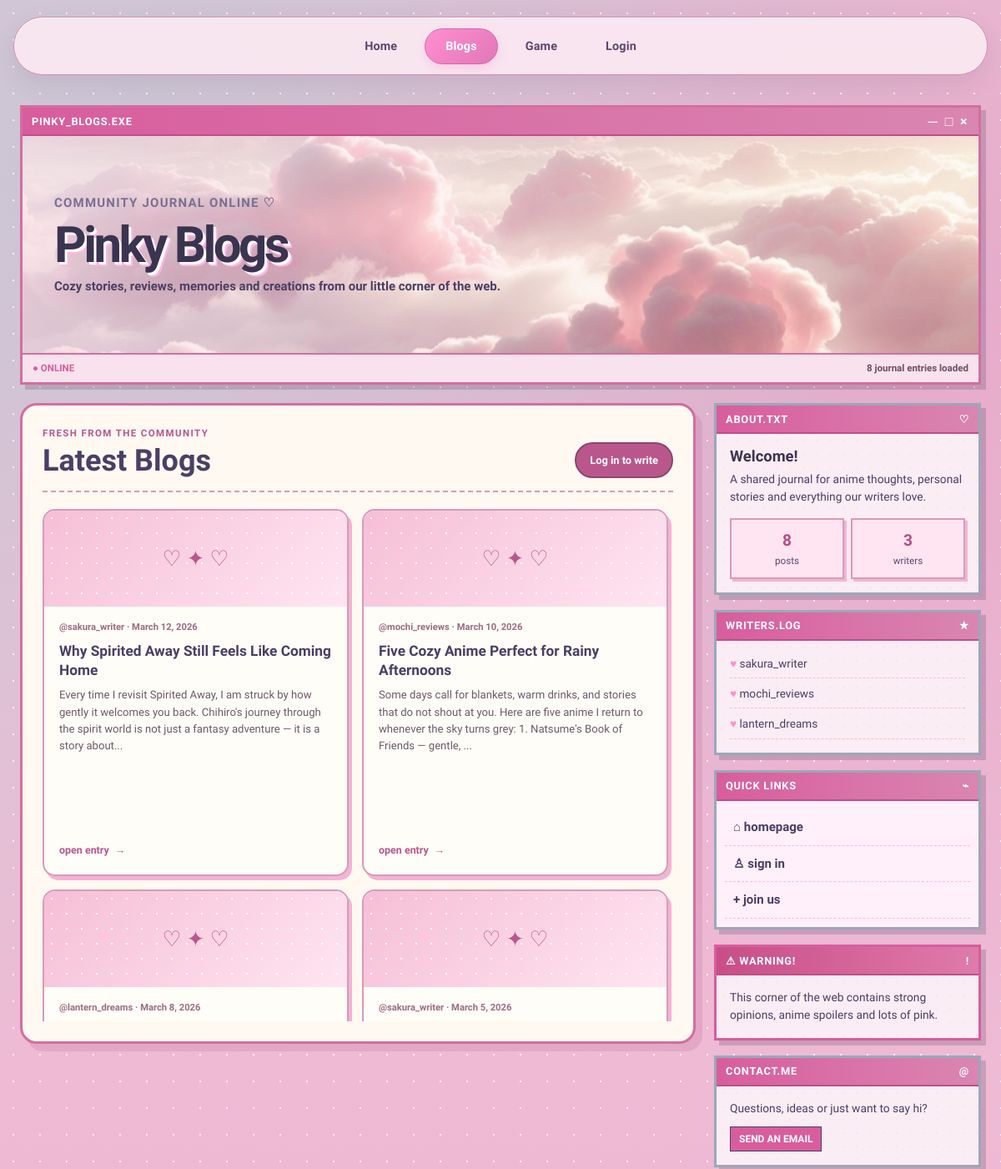
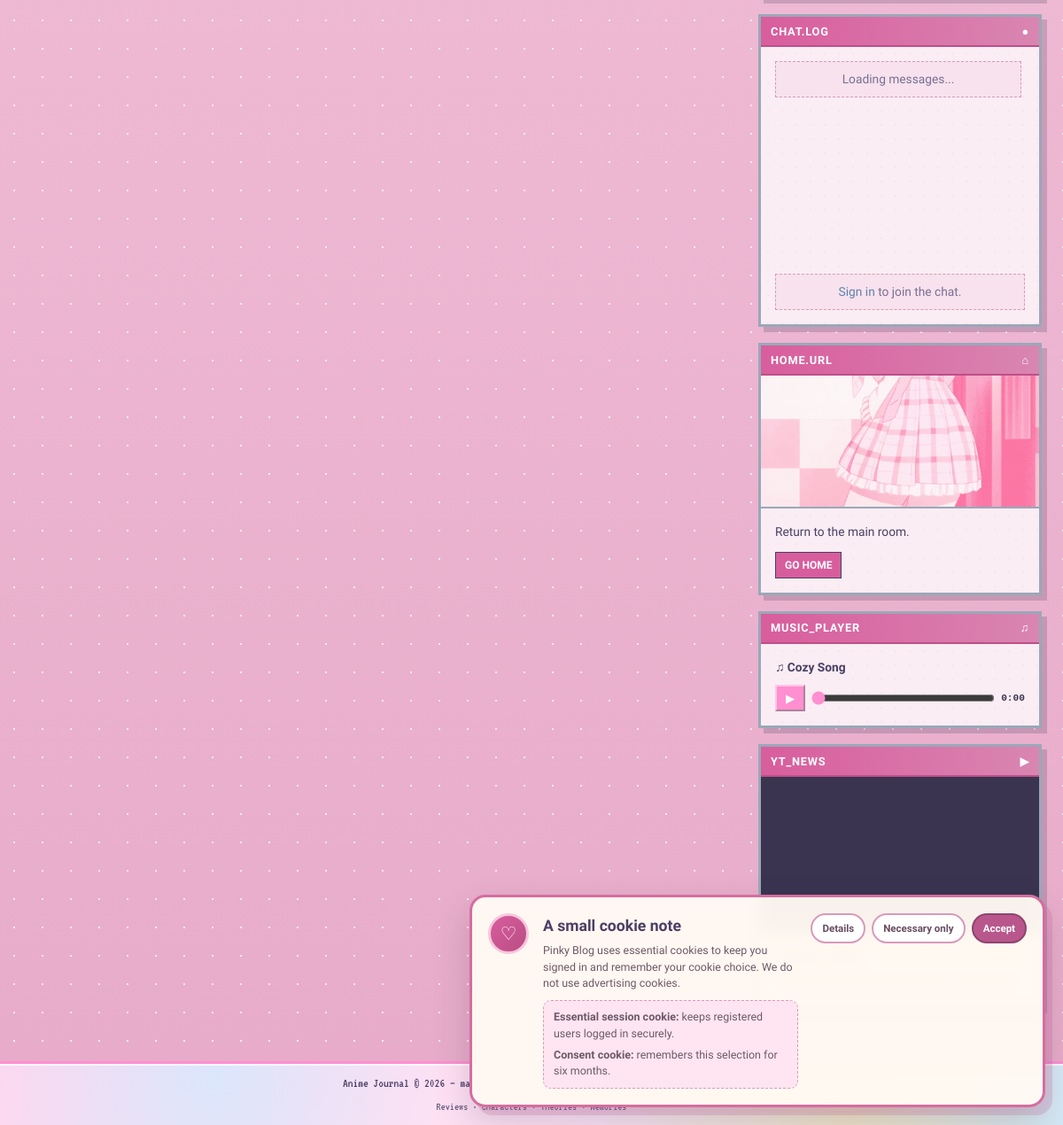
/blogs.php, run on the app's committed database (2 pictures, top to bottom).
### tables this page shows
CREATE TABLE IF NOT EXISTS blogpost (
    id INT AUTO_INCREMENT PRIMARY KEY,
    user_id INT NOT NULL,
    title VARCHAR(200) NOT NULL,
    content TEXT NOT NULL,
    thumbnail VARCHAR(255) DEFAULT NULL,
    created_at TIMESTAMP DEFAULT CURRENT_TIMESTAMP,
    updated_at TIMESTAMP DEFAULT CURRENT_TIMESTAMP ON UPDATE CURRENT_TIMESTAMP,
    CONSTRAINT fk_blog_user
        FOREIGN KEY (user_id) REFERENCES user(id)
        ON DELETE CASCADE
        ON UPDATE CASCADE
);

CREATE TABLE IF NOT EXISTS user (
    id INT AUTO_INCREMENT PRIMARY KEY,
    username VARCHAR(50) NOT NULL UNIQUE,
    email VARCHAR(100) NOT NULL UNIQUE,
    password VARCHAR(255) NOT NULL,
    role VARCHAR(20) NOT NULL DEFAULT 'user',
    profile_image VARCHAR(255) DEFAULT NULL,
    cover_image VARCHAR(255) DEFAULT NULL,
    description TEXT DEFAULT NULL,
    discord VARCHAR(255) DEFAULT NULL,
    youtube VARCHAR(255) DEFAULT NULL,
    x_link VARCHAR(255) DEFAULT NULL,
    spotify VARCHAR(255) DEFAULT NULL
);

### includes/auth.php (called while the page is built, shortened)
<?php
function isLoggedIn(): bool
{
    return isset($_SESSION['user_id']);
}
function e(string $value): string
{
    return htmlspecialchars($value, ENT_QUOTES, 'UTF-8');
}
function createExcerpt(string $content, int $length = 150): string
{
    $text = strip_tags($content);
    $text = preg_replace('/\s+/', ' ', trim($text));
    return mb_substr($text, 0, $length) . '...';
}
function formatDate(string $date): string
{
    return date('F j, Y', strtotime($date));
}

### blogs.php (the view, shortened to what this page needs)
<?php
require_once __DIR__ . '/includes/db.php';
require_once __DIR__ . '/includes/header.php';
$stmt = $conn->prepare(
    'SELECT b.id, b.title, b.content, b.created_at, b.thumbnail, u.username
     FROM blogpost b JOIN user u ON b.user_id = u.id
     ORDER BY b.created_at DESC'
);
$stmt->execute();
$blogs = $stmt->get_result()->fetch_all(MYSQLI_ASSOC);
$recentAuthors = [];
foreach ($blogs as $blog) {
    if (!in_array($blog['username'], $recentAuthors, true)) $recentAuthors[] = $blog['username'];
}
$widgetGif = static function (string $filename): ?string {
    $relativePath = 'assests/images/blog-widgets/' . $filename;
    return file_exists(__DIR__ . '/' . $relativePath) ? $relativePath : null;
};
?>
<div class="neo-blog-shell">
    <header class="neo-blog-hero neo-window">
        <div class="neo-titlebar"><span>PINKY_BLOGS.EXE</span><span class="window-dots" aria-hidden="true">─ □ ×</span></div>
        <div class="neo-hero-content">
            <img class="neo-hero-banner" src="assests/images/blog-banner.png?v=<?= (int) filemtime(__DIR__ . '/assests/images/blog-banner.png') ?>" alt="" aria-hidden="true">
            <div>
                <p class="neo-kicker">community journal online ♡</p>
                <h1>Pinky Blogs</h1>
                <p>Cozy stories, reviews, memories and creations from our little corner of the web.</p>
            </div>
        </div>
        <div class="neo-statusbar"><span>● ONLINE</span><span><?= count($blogs) ?> journal entries loaded</span></div>
    </header>
    <div class="neo-blog-layout">
        <main class="neo-feed neo-window blog-card-feed">
            <div class="blog-card-heading">
                <div><p>Fresh from the community</p><h2>Latest Blogs</h2></div>
                <?php if (isLoggedIn()): ?><a href="create.php">Write a blog</a><?php else: ?><a href="login.php">Log in to write</a><?php endif; ?>
            </div>
            <div class="neo-feed-inner">
                <?php if (!$blogs): ?>
                    <div class="neo-empty"><strong>No entries yet!</strong><p>The journal is waiting for its first story ♡</p></div>
                <?php else: ?>
                    <?php foreach ($blogs as $index => $blog):
                        $thumb = basename((string) ($blog['thumbnail'] ?? ''));
                        $thumbFile = __DIR__ . '/assests/blog-thumbnails/' . $thumb;
                    ?>
                        <article class="neo-post<?= ($thumb && file_exists($thumbFile)) ? ' has-thumbnail' : '' ?>">
                            <div class="neo-post-body">
                                <div class="neo-post-copy">
                                    <div class="neo-post-meta"><span>@<?= e($blog['username']) ?></span><time datetime="<?= e(date('Y-m-d', strtotime($blog['created_at']))) ?>"><?= e(formatDate($blog['created_at'])) ?></time></div>
                                    <h2><a href="view.php?id=<?= (int) $blog['id'] ?>"><?= e($blog['title']) ?></a></h2>
                                    <p><?= e(createExcerpt($blog['content'], 180)) ?></p>
                                    <a class="neo-read-more" href="view.php?id=<?= (int) $blog['id'] ?>">open entry <span>→</span></a>
                                </div>
                            </div>
                        </article>
                    <?php endforeach; ?>
                <?php endif; ?>
            </div>
        </main>
        <aside class="neo-blog-sidebar">
            <section class="neo-window neo-widget">
                <div class="neo-titlebar"><span>ABOUT.TXT</span><span>♡</span></div>
                <div class="neo-widget-content">
                    <h2>Welcome!</h2>
                    <p>A shared journal for anime thoughts, personal stories and everything our writers love.</p>
                    <div class="neo-mini-stats"><span><strong><?= count($blogs) ?></strong> posts</span><span><strong><?= count($recentAuthors) ?></strong> writers</span></div>
                </div>
            </section>
            <section class="neo-window neo-widget">
                <div class="neo-titlebar"><span>WRITERS.LOG</span><span>★</span></div>
                <div class="neo-widget-content">
                    <?php if ($recentAuthors): ?>
                        <ul class="neo-writer-list"><?php foreach (array_slice($recentAuthors, 0, 8) as $author): ?><li><span>♥</span> <?= e($author) ?></li><?php endforeach; ?></ul>
                    <?php else: ?><p>No writers online yet.</p><?php endif; ?>
                </div>
            </section>
            <section class="neo-window neo-widget">
                <div class="neo-titlebar"><span>QUICK LINKS</span><span>⌁</span></div>
                <nav class="neo-quick-links">
                    <a href="index.php">⌂ homepage</a>
                    <?php if (isLoggedIn()): ?><a href="create.php">✎ write a blog</a><a href="profile.php">♡ my profile</a><?php else: ?><a href="login.php">♙ sign in</a><a href="register.php">+ join us</a><?php endif; ?>
                </nav>
            </section>
            <section class="neo-window neo-widget neo-warning-widget">
                <div class="neo-titlebar"><span>⚠ WARNING!</span><span>!</span></div>
                <div class="neo-widget-content"><p>This corner of the web contains strong opinions, anime spoilers and lots of pink.</p></div>
            </section>
            <section class="neo-window neo-widget">
                <div class="neo-titlebar"><span>CONTACT.ME</span><span>@</span></div>
                <div class="neo-widget-content">
                    <p>Questions, ideas or just want to say hi?</p>
                    <a class="neo-widget-button" href="mailto:dharinithiyagarajahdharini@gmail.com">send an email</a>
                </div>
            </section>
            <section class="neo-window neo-widget">
                <div class="neo-titlebar"><span>CHAT.LOG</span><span>●</span></div>
                <div class="neo-widget-content neo-chat-widget">
                    <div id="chatMessages" class="neo-chat-messages" aria-live="polite">
                        <p class="neo-chat-loading">Loading messages...</p>
                    </div>
                    <?php if (isLoggedIn()): ?>
                        <form id="chatForm" class="neo-chat-form">
                            <input type="hidden" name="csrf_token" value="<?= e($_SESSION['chat_csrf']) ?>">
                            <label for="chatMessage">Chatting as <strong><?= e($_SESSION['username']) ?></strong></label>
                            <div><input id="chatMessage" name="message" maxlength="300" autocomplete="off" placeholder="Write a message..." required><button type="submit">Send</button></div>
                            <span id="chatStatus" class="neo-chat-status" aria-live="polite"></span>
                        </form>
                    <?php else: ?>
                        <p class="neo-chat-login"><a href="login.php">Sign in</a> to join the chat.</p>
                    <?php endif; ?>
                </div>
            </section>
            <section class="neo-window neo-widget">
                <div class="neo-titlebar"><span>HOME.URL</span><span>⌂</span></div>
                <?php if ($gif = $widgetGif('home.gif')): ?><img class="neo-widget-gif" src="<?= e($gif) ?>" alt="Home decoration"><?php endif; ?>
                <div class="neo-widget-content"><p>Return to the main room.</p><a class="neo-widget-button" href="index.php">go home</a></div>
            </section>
            <section class="neo-window neo-widget neo-music-widget">
                <div class="neo-titlebar"><span>MUSIC_PLAYER</span><span>♫</span></div>
                <div class="neo-widget-content">
                    <p class="neo-track-name">♫ Cozy Song</p>
                    <div class="neo-player-controls"><button type="button" id="blogMusicButton" aria-label="Play music">▶</button><input id="blogMusicProgress" type="range" min="0" value="0" step="1" aria-label="Music progress"><span id="blogMusicTime">0:00</span></div>
                </div>
            </section>
            <section class="neo-window neo-widget">
                <div class="neo-titlebar"><span>YT_NEWS</span><span>▶</span></div>
                <div class="neo-youtube-player">
                    <iframe
                        src="https://www.youtube-nocookie.com/embed/qCt9fLpPfdM?autoplay=1&amp;mute=1&amp;loop=1&amp;playlist=qCt9fLpPfdM&amp;playsinline=1&amp;controls=1&amp;rel=0"
                        title="Pinky Blog YouTube news video"
                        allow="autoplay; encrypted-media; picture-in-picture"
                        allowfullscreen></iframe>
                </div>
                <div class="neo-widget-content"><h2>Latest video</h2><p>Now playing automatically with sound muted.</p></div>
            </section>
        </aside>
    </div>
</div>
<?php require_once __DIR__ . '/includes/footer.php'; ?>

### data on the page
blogpost: user.username "sakura_writer", created_at "March 12, 2026", title "Why Spirited Away Still Feels Like Coming Home", content "Every time I revisit Spirited Away, I am struck by how gently it welcomes you back. Chihiro's journey through the spirit world is not just a fantasy adventure — it is a story about..."
blogpost: user.username "mochi_reviews", created_at "March 10, 2026", title "Five Cozy Anime Perfect for Rainy Afternoons", content "Some days call for blankets, warm drinks, and stories that do not shout at you. Here are five anime I return to whenever the sky turns grey: 1. Natsume's Book of Friends — gentle, ..."
blogpost: user.username "lantern_dreams", created_at "March 8, 2026"
blogpost: user.username "sakura_writer", created_at "March 5, 2026"

### other printed values
count($blogs) "8"
count($recentAuthors) "3"
$author "sakura_writer"
$author "mochi_reviews"
$author "lantern_dreams"
